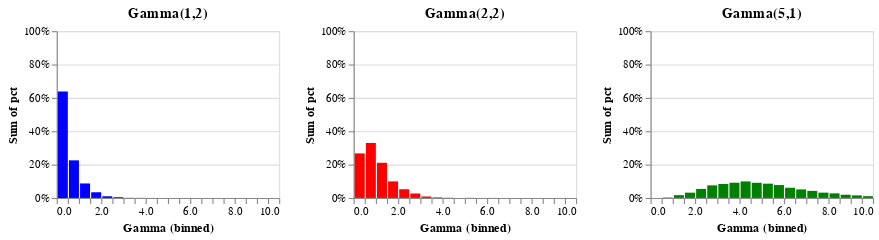

Here is the notebook cell this chart was saved with:
### Code cell
gamma_distr = gamma_distribution(5000, alpha=[1,2,5], beta=[2,2,1])
gamma_distr.plot('bar', aggr=False)

### Figure 1 — Vega-Lite specification as saved in the notebook (floating-point values rounded to 4 significant figures; data arrays with more than 128 entries replaced by an {"elided": "..."} marker saying what was removed)
{"config": {"view": {"continuousWidth": 400, "continuousHeight": 300}}, "hconcat": [{"data": {"name": "data-590a9ac57f4e3b436d1870f5a9066de8"}, "mark": {"type": "bar", "color": "blue"}, "encoding": {"x": {"type": "quantitative", "bin": {"extent": [0, 10], "step": 0.5}, "field": "Gamma"}, "y": {"type": "quantitative", "aggregate": "sum", "axis": {"format": "%"}, "field": "pct", "scale": {"domain": [0, 1]}}}, "height": 150, "title": "Gamma(1,2)", "transform": [{"joinaggregate": [{"op": "count", "field": "*", "as": "total"}]}, {"calculate": "1/datum.total", "as": "pct"}], "width": 200}, {"data": {"name": "data-f7e77be02e1ab24b37153dd0917c1d28"}, "mark": {"type": "bar", "color": "red"}, "encoding": {"x": {"type": "quantitative", "bin": {"extent": [0, 10], "step": 0.5}, "field": "Gamma"}, "y": {"type": "quantitative", "aggregate": "sum", "axis": {"format": "%"}, "field": "pct", "scale": {"domain": [0, 1]}}}, "height": 150, "title": "Gamma(2,2)", "transform": [{"joinaggregate": [{"op": "count", "field": "*", "as": "total"}]}, {"calculate": "1/datum.total", "as": "pct"}], "width": 200}, {"data": {"name": "data-09448473d50e14bbc290f3ae2c0a1ac3"}, "mark": {"type": "bar", "color": "green"}, "encoding": {"x": {"type": "quantitative", "bin": {"extent": [0, 10], "step": 0.5}, "field": "Gamma"}, "y": {"type": "quantitative", "aggregate": "sum", "axis": {"format": "%"}, "field": "pct", "scale": {"domain": [0, 1]}}}, "height": 150, "title": "Gamma(5,1)", "transform": [{"joinaggregate": [{"op": "count", "field": "*", "as": "total"}]}, {"calculate": "1/datum.total", "as": "pct"}], "width": 200}], "$schema": "https://vega.github.io/schema/vega-lite/v4.8.1.json", "datasets": {"data-590a9ac57f4e3b436d1870f5a9066de8": {"elided": "5000 records"}, "data-f7e77be02e1ab24b37153dd0917c1d28": {"elided": "5000 records"}, "data-09448473d50e14bbc290f3ae2c0a1ac3": {"elided": "5000 records"}}}
